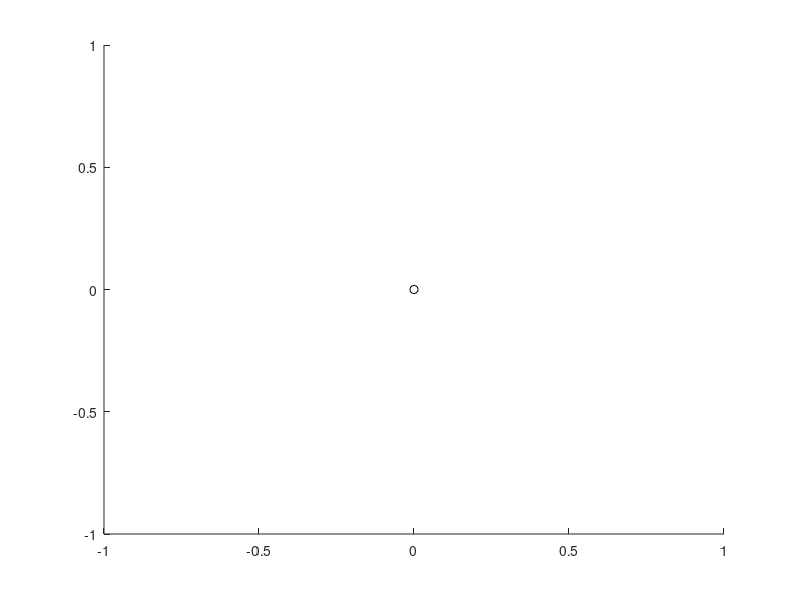

This chart was generated by the following MATLAB code: (Note: this script raises an error after producing the figure.)
%%%
% File: ParticleModel.m
% Author: Calvin Kuo
% Date: 10-23-2018
% Notes: This code is a restructuring of the Laurens_NatureNeuroscience_M.m
% code originally written by PAF, CJD, NK, and JSB

%% Model parameters
% Parameters
%   - Canal Dynamics
%       : tc = Canal time constant
%       : tn = Long term adaptation time constant
%       : kv = Gain on canal afferent
%       : tvs = Velocity leakage time constant
%   - Gravity Estimation
%       : kf = Gain on gravity correction (set to 0 to turn off)
%       : ts = Gravity estimate time constant
%   - Visual Feedback
%       : go = Direct visual pathway gain (set to 0 to turn off)
%       : ko = Indirect visual pathway gain (set to 0 to turn off)
%   - Velocity Estimate
%       : gd = Gain on canal afferent

params.tc = 4;

% For dual line
params.tn1 = 40; %25; %75.9; %75;
params.tn2 = 500;

dt = 0.1;
Fs = 1/dt;

% Nois Histories
sigC = eye(3)*1.7^2; %1.7; %[3.6];%[0.1]*pi/180 / dt;             % Canal noise (Laurens and Angelaki)
sigQ = eye(3)*6.4^2; %0.01; %[14.0];

params.sigAlpha = sigC;
params.sigAfferent = sigQ;
params.sigPrior = eye(3)*1.5^2;

%% Inputs
%   - Angular position of canals (constant 3x1 or time varying 4xn)
%   - Angular velocity (constant 3x1 or time varying 4xn)
%   - Angular acceleration (constant 3x1 or time varying 4xn)
%   - Gravity (constant 3x1 or time varying 4xn)
%   - Linear acceleration (constant 3x1 or time varying 4xn)
%   - Canal Noise (constant 3x1 or time varying 4xn)
%   - Endolymph Noise Derivative (constant 3x1 or time varying 4xn)
%   - Visual Noise (constant 3x1 or time varying 4xn)
%   - Canal orientation (constant 3x3 or time varying 4x3xn)


% Motion Profile
mopo = 2;
if mopo == 1

    % Angular inputs from EBR paper - varies depending on plot being made
    angVMag = [0; 90; 0];%*pi/180; 0];     % Velocity magnitude in rads (roll, pitch yaw)
    Tmo = 220;                        % Duration of total motion profile
    t = 0:dt:Tmo;
    angPro = zeros(1,Tmo*Fs);
    angPro(t>1&t<=76) = linspace(0,1,length(angPro(t>1&t<=76)));
    angPro(t>76&t<116)= 1;
    angPro(t>=116&t<191) = linspace(1,0,length(angPro(t>=116&t<191)));
    angVel = angVMag * angPro;
    t = (0:length(angVel)-1)*dt;
    
    u.omega = [t; angVel];
    
    % Angular acceleration
    angAcc = [zeros(3,1), diff(angVel,[],2)]/dt;
    t = (0:length(angAcc)-1)*dt;
    u.alpha = [t; angAcc];
    
    % Angular position
    angPos = cumtrapz(t,angVel,2);
    angPos(2,:) = angPos(2,:)-90; %*pi/180;

    % Translation motion profiles - acceleration
    tranAMag = [0; 0; 0];
    % Translational accleeration profiles
    tranPro = zeros(1,Tmo*Fs);
    tranPro(56>t&t<65) = 1;
    tranAcc = tranAMag * tranPro;
    
    u.acc = [t; tranAcc];
    
elseif mopo == 2
    % Parameters for Laurens Nature paper
    % NOTE: this section was not finished.  Feel free to replace all of
    % this.
    
    % Angular inputs from EBR paper - varies depending on plot being made
    angVMag = [0; 90; 0]; %*pi/180; 0];     % Velocity magnitude in rads (roll, pitch yaw)
    Tmo = 80                        % Duration of total motion profile
    t = 0:dt:Tmo;
    angPro = zeros(1,Tmo*Fs);
    angPro(t>0.5&t<=1.5) = linspace(0,1,length(angPro(t>0.5&t<=1.5)));
    angPro(t>1.5&t<46.5)= 1;
    angPro(t>=46.5&t<47.5) = linspace(1,0,length(angPro(t>=46.5&t<47.5)));
    %angPro(t>1.5&t<101.5) = 1;
    %angPro(t>=101.5&t<102.5) = linspace(1,0,length(angPro(t>=101.5&t<102.5)));
    angVel = angVMag * angPro;
    t = (0:length(angVel)-1)*dt;
    
    u.omega = [t; angVel];
    
    % Angular acceleration
    angAcc = [zeros(3,1), diff(angVel,[],2)]/dt;
    t = (0:length(angAcc)-1)*dt;
    u.alpha = [t; angAcc];
    
    % Angular position
    angPos = cumtrapz(t,angVel,2);
    angPos(2,:) = angPos(2,:)-90; %*pi/180;

    % Translation motion profiles - acceleration
    tranAMag = [0; 0; 0];
    % Translational accleeration profiles
    tranPro = zeros(1,Tmo*Fs);
    tranPro(56>t&t<65) = 1;
    tranAcc = tranAMag * tranPro;
    
    u.acc = [t; tranAcc];

end

% Gravity
u.grav = [0; -9.81; 0];

% Angular position (for now)
params.Tcan = [1 0 0;...
          0 1 0;...
          0 0 1];
      
% params.Tcan = [1 0 0; ...
%                0 cos(pi/4) -sin(pi/4); ...
%                0 sin(pi/4) cos(pi/4)];

% params.Tcan = [1 0 0; ...
%                0 cos(pi/4) -sin(pi/4); ...
%                0 sin(pi/4) cos(pi/4)] * ...
%               [cos(pi/4) -sin(pi/4) 0; ...
%                sin(pi/4) cos(pi/4) 0; ...
%                0 0 1];

%% Initializing the variables
% Initializing initial conditions
C = zeros(3,1);              % Canal output signal   
D = zeros(3,1);              % Cana afferent signal
INT = zeros(3,1);            % Integral output (Endolymph)
VS = zeros(3,1);             % Velocity storage leaky integrator
VSf = zeros(3,1);            % Velocity storage full
GE = u.grav;             % Gravity estimate

%init_x = [C; D; INT; VS; VSf; GE];
%% Simulating with Spine Lab Kalman Filter
figure(1); clf; hold on;
x_1_1 = zeros(15,1);
sig_1_1 = params.sigAfferent;

states = zeros( 15, length(t) );
sigs = zeros( 3, length(t) );

states(:,1) = x_1_1;
sigs(:,1) = diag( sig_1_1 );

x_prev = x_1_1;
sig_prev = sig_1_1;

plot( t(1), x_1_1(2), 'ko' );
plot( [t(1), t(1)], [x_1_1(2) - sig_1_1(2), x_1_1(2) + sig_1_1(2)], 'k' );

for i=2:length( t )
    alpha = angAcc(:,i);
    [x_new, sig_new] = SpineLabKalmanStep( x_prev, sig_prev, alpha, params, dt, t(i) );
    
    states(:,i) = x_new;
    sigs(:,i) = diag( sig_new );
    
    x_prev = x_new;
    sig_prev = sig_new;
end

if mopo == 2
    % Positive and Negative Curve Fit
    full_rot = params.Tcan'*states(13:15,:);
    [m,i] = max( full_rot(2,:) );
    t1 = t(i:find( t > 19, 1, 'first' ) );
    y1 = full_rot(2,i:find( t > 19, 1, 'first' ) );
    
    [m,i] = min( full_rot(2,:) );
    t2 = t(i:end );
    y2 = full_rot(2,i:end );
    
    x0 = [y1(1), y2(1), 30];
    x = fminsearch(@(x) FitExponentialDecay( x, t1, t2, y1, y2 ), x0 )
end